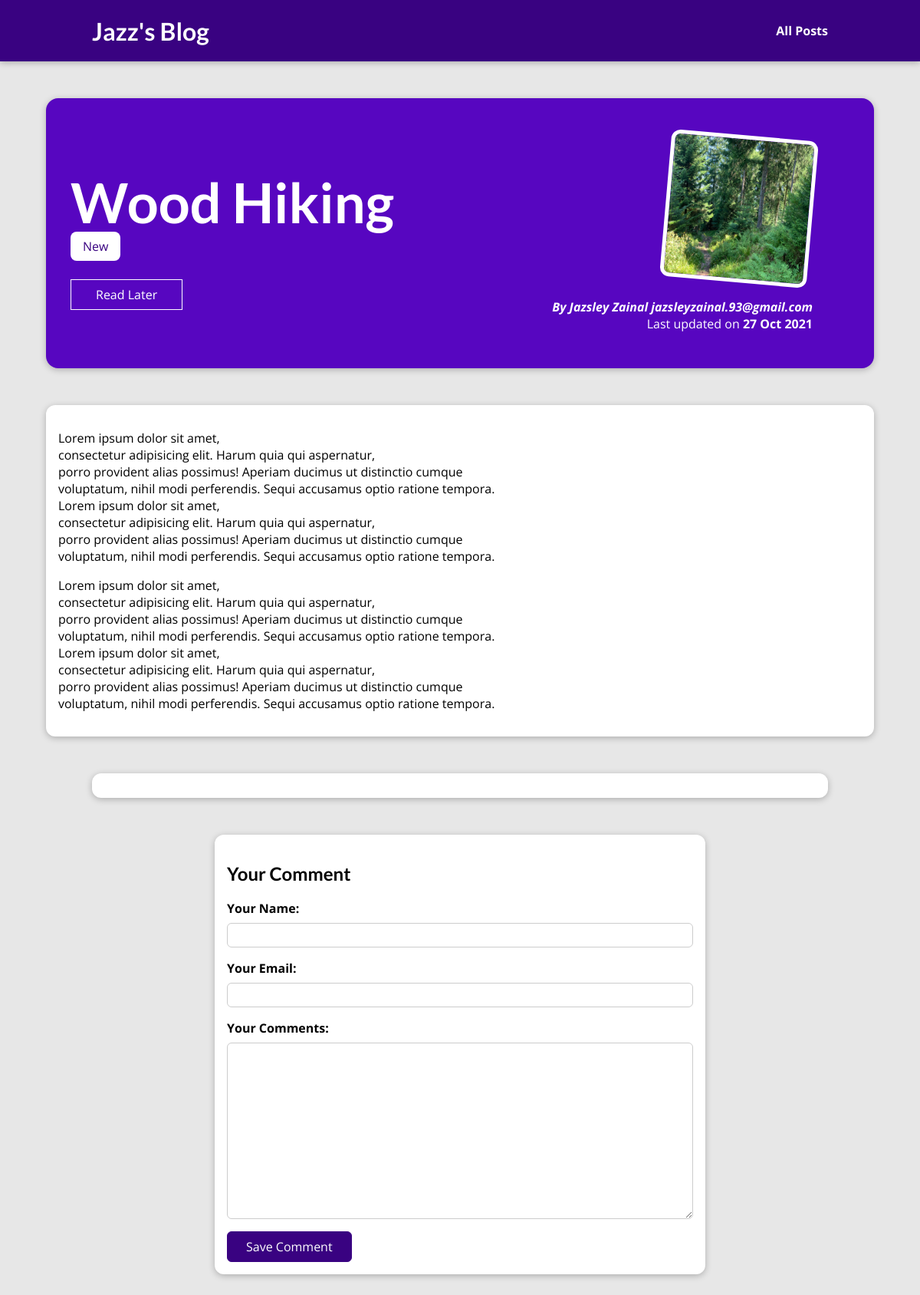
/posts/hike-in-the-woods, run on the app's committed database.
### blog/models.py (models this page shows, shortened)
class Post(models.Model):
    title = models.CharField(max_length=150)
    excerpt = models.CharField(max_length=200)
    image = models.ImageField(upload_to="posts", null=True)
    date = models.DateField(auto_now=True)
    slug = models.SlugField(unique=True,)
    content = models.TextField(validators=[MinLengthValidator(10)])
    author = models.ForeignKey(
        Author, on_delete=models.SET_NULL, related_name="posts", null=True)
    tag = models.ManyToManyField(Tag)

class Tag(models.Model):
    caption = models.CharField(max_length=20)

class Author(models.Model):
    first_name = models.CharField(max_length=100)
    last_name = models.CharField(max_length=100)
    email_address = models.EmailField()
    def __str__(self):
        return f"{self.first_name} {self.last_name} {self.email_address}"

### blog/views.py (the view)
# urls.py: path("posts/<slug:slug>", views.SinglePostView.as_view(), name="post-detail-page"),
class SinglePostView(View):
    template_name = "blog/post-detail.html"
    model = Post
    def get(self, request, slug):
        post = Post.objects.get(slug=slug)
        context = {
            "post": post,
            "post_tags": post.tag.all(),
            "comment_form": CommentForm(),
            "comments": post.comments.all().order_by("-id")
        }
        return render(request, "blog/post-detail.html", context)
    def post(self, request, slug):
        comment_form = CommentForm(request.POST)
        post = Post.objects.get(slug=slug)
        if comment_form.is_valid():
            comment = comment_form.save(commit=False)
            comment.post = post
            comment.save()
            return HttpResponseRedirect(reverse("post-detail-page", args=[slug]))
        context = {
            "post": post,
            "post_tags": post.tags.all(),
            "comment_form": comment_form,
            "comments": post.comments.all().order_by("-id")
        }
        return render(request, "blog/post-detail.html", context)

### blog/forms.py
class CommentForm(forms.ModelForm):
    class Meta:
        model = Comment
        exclude = ["post"]
        labels = {
            "user_name": "Your Name",
            "user_email": "Your Email",
            "text": "Your Comments",
        }

### blog/templates/blog/post-detail.html (shortened to what this page needs)
{% extends "base.html" %}
{% load static %}
{% block css_files %}
<link rel="stylesheet" href="{% static "blog/post-detail.css" %}" />
{% endblock %}
{% block content %}
<section id="summary">
  <h2>{{ post.title }}</h2>
  <div>
    {% for tag in post_tags %}
      <span class="tag">{{ tag.caption }}</span>
    {% endfor %}
      <div id="read-later">
    <form action="{% url "read-later" %}" method="POST">
      <button>Read Later</button>
    </form>
  </div>
  </div>
  <article>
    <img src="{{ post.image.url }}" alt="{{ post.title }}" />
    <address>By <a href="mailto:{{ post.author.email_address }}">{{ post.author }}</a></address>
    <div>Last updated on <time>{{ post.date|date:"d M Y" }}</time></div>
  </article>
</section>
<main>
  {{ post.content|linebreaks }}
</main>
<section id="comments">
</section>
<section id="comment-form">
  <h2>Your Comment</h2>
  <form action="{% url "post-detail-page" post.slug %}" method="POST">
    {% for form_field in comment_form %}
      <div class="form-control {% if form_field.errors %}invalid{% endif %}">
        {{ form_field.label_tag }}
        {{ form_field }}
      </div>
    {% endfor %}
    <button>Save Comment</button>
  </form>
</section>
{% endblock %}

### static/app.css (style rules this page uses)
* { box-sizing: border-box; }
html { font-family: 'Open Sans', 'Lato', sans-serif; }
body { margin: 0; }
h1, h2, h3 { font-family: 'Lato', sans-serif; font-weight: bold; }

### blog/static/blog/post-detail.css (style rules this page uses)
body { background-color: #e7e7e7; }
#summary { margin: 8rem auto 3rem auto; padding: 2rem; width: 90%; max-width: 90rem; border-radius: 16px; background-color: #5706c0; position: relative; box-shadow: 0 2px 8px rgba(0, 0, 0, 0.25); height: 22rem; }
#summary h2 { color: white; font-size: 4.5rem; margin-bottom: 0.25rem; }
#summary article { position: absolute; top: 2rem; right: 3rem; padding: 1rem 2rem; border-radius: 12px; text-align: right; color: white; }
#summary article img { width: 12rem; height: 12rem; border-radius: 12px; transform: rotateZ(5deg); border: 5px solid white; margin-bottom: 1rem; }
#summary address { font-weight: bold; }
#summary a { color: white; text-decoration: none; }
#summary time { font-weight: bold; }
#read-later { margin: 2rem 0; }
#read-later button { background-color: transparent; border: 1px solid white; padding: 0.5rem 2rem; font: inherit; color: white; cursor: pointer; }
main { width: 90%; max-width: 90rem; margin: 3rem auto; background-color: white; padding: 1rem; border-radius: 12px; box-shadow: 0 2px 8px rgba(0, 0, 0, 0.25); }
.tag { background-color: white; color: #390281; padding: 0.5rem 1rem; border-radius: 8px; }
#comment-form { margin: 3rem auto; width: 90%; max-width: 40rem; border-radius: 12px; background-color: white; box-shadow: 0 2px 8px rgba(0, 0, 0, 0.25); padding: 1rem; }
#comment-form button { font: inherit; background-color: #390281; color: white; border: 1px solid #390281; padding: 0.5rem 1.5rem; border-radius: 6px; cursor: pointer; }
.form-control { margin-bottom: 1rem; }
.form-control label { font-weight: bold; margin-bottom: 0.5rem; display: block; }
.form-control input, .form-control textarea { display: block; width: 100%; font: inherit; padding: 0.25rem; border-radius: 6px; border: 1px solid #ccc; }
#comments { margin: 3rem auto; width: 90%; max-width: 60rem; border-radius: 12px; background-color: white; box-shadow: 0 2px 8px rgba(0, 0, 0, 0.25); padding: 1rem 2rem; }

### data on the page
Post: title "Wood Hiking", image (picture), author "Jazsley Zainal jazsleyzainal.93@gmail.com", date "27 Oct 2021", content "Lorem ipsum dolor sit amet, consectetur adipisicing elit. Harum quia qui aspernatur, porro provident alias possimus! Aperiam ducimus ut distinctio cumque voluptatum, nihil modi perferendis. Sequi accusamus optio ratione tempora. Lorem ipsum dolor sit amet, consectetur adipisicing elit. Harum quia qui aspernatur, porro provident alias possimus! Aperiam ducimus ut distinctio cumque voluptatum, nihil modi perferendis. Sequi accusamus optio ratione tempora. Lorem ipsum dolor sit amet, consectetur adipisicing elit. Harum quia qui aspernatur, porro provident alias possimus! Aperiam ducimus ut distinctio cumque voluptatum, nihil modi perferendis. Sequi accusamus optio ratione tempora. Lorem ipsum…"
Tag: caption "New"
